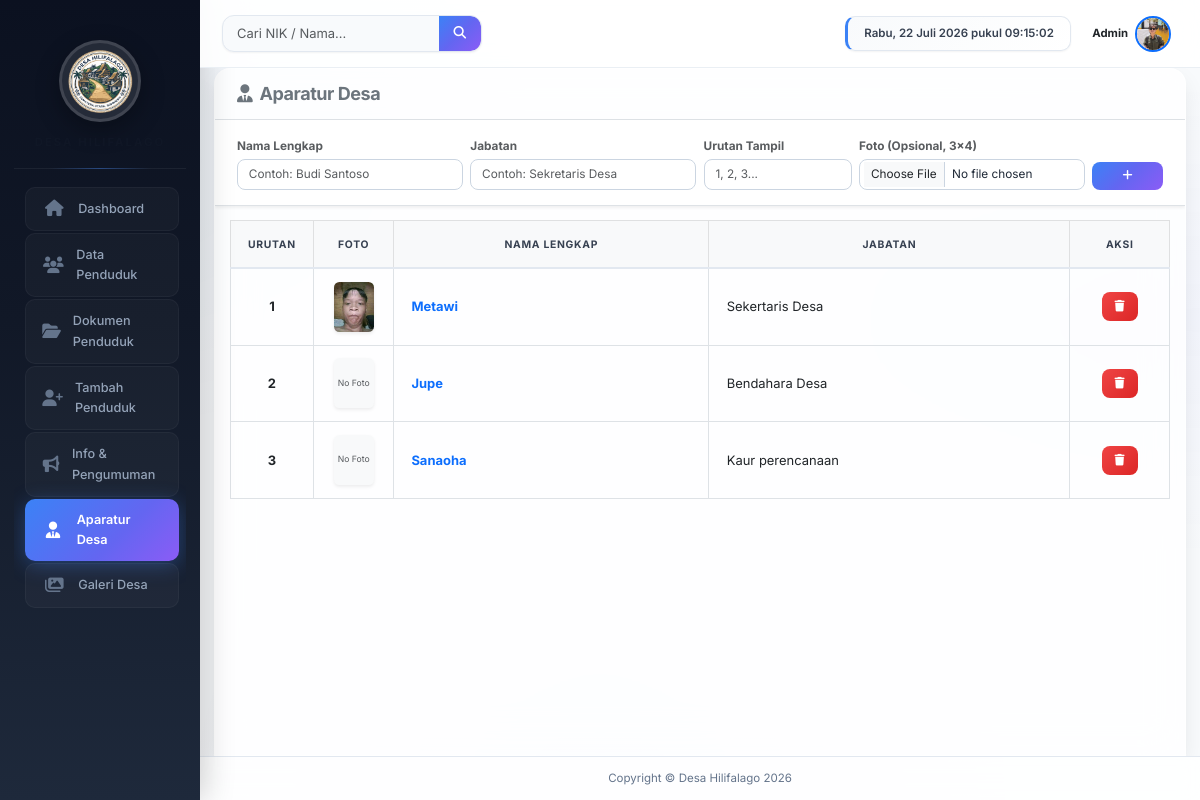
Page /aparatur.php (signed in) on the committed database.
### tables this page shows
CREATE TABLE `aparatur_desa` (
  `id_aparatur` int(11) NOT NULL,
  `nama` varchar(100) DEFAULT NULL,
  `jabatan` varchar(100) DEFAULT NULL,
  `foto` varchar(255) DEFAULT NULL,
  `urutan` int(11) DEFAULT NULL
);

### aparatur.php (the view, shortened to what this page needs)
<?php
require_once 'koneksi.php';
$stmt = $pdo->query("SELECT * FROM aparatur_desa ORDER BY urutan ASC, id_aparatur DESC");
$data_aparatur = $stmt->fetchAll();
?>
<!DOCTYPE html>
<html lang="id">
<head>
    <link href="https://cdn.jsdelivr.net/npm/bootstrap@5.3.0/dist/css/bootstrap.min.css" rel="stylesheet">
    <link rel="stylesheet" href="https://cdnjs.cloudflare.com/ajax/libs/font-awesome/6.4.0/css/all.min.css">
    <link rel="stylesheet" href="style.css?v=<?= time() ?>">
</head>
<body>
    <div class="container-fluid p-0">
        <div class="row g-0">
            <?php include 'sidebar.php'; ?>
            <div class="col-md-9 col-lg-10 d-flex flex-column" style="height: 100vh; overflow-x: hidden;">
                <?php include 'topbar.php'; ?>
                <div class="flex-grow-1 d-flex flex-column" style="overflow: hidden;">
                    <div class="pt-0 pb-0 px-3 d-flex flex-column flex-grow-1" style="overflow: hidden;">
                        <div class="card shadow-sm glass-card border-0 mb-0 mt-0 flex-grow-1 d-flex flex-column" style="max-height: 100%; overflow: hidden; border-bottom-left-radius: 0 !important; border-bottom-right-radius: 0 !important;">
                            <div class="card-header bg-transparent border-bottom pt-3 px-4 pb-3 d-flex justify-content-between align-items-center">
                                <h5 class="fw-bold text-secondary mb-0"><i class="fa-solid fa-user-tie me-2"></i>Aparatur Desa</h5>
                            </div>
                            <div class="bg-white px-4 py-3 border-bottom shadow-sm" style="z-index: 1020;">
                                <form method="POST" enctype="multipart/form-data" class="row g-2 align-items-end">
                                    <div class="col-md-3">
                                        <label class="form-label small fw-bold text-muted mb-1">Nama Lengkap</label>
                                        <input type="text" name="nama" class="form-control form-control-sm" placeholder="Contoh: Budi Santoso" required>
                                    </div>
                                    <div class="col-md-3">
                                        <label class="form-label small fw-bold text-muted mb-1">Jabatan</label>
                                        <input type="text" name="jabatan" class="form-control form-control-sm" placeholder="Contoh: Sekretaris Desa" required>
                                    </div>
                                    <div class="col-md-2">
                                        <label class="form-label small fw-bold text-muted mb-1">Urutan Tampil</label>
                                        <input type="number" name="urutan" class="form-control form-control-sm" placeholder="1, 2, 3..." required>
                                    </div>
                                    <div class="col-md-3">
                                        <label class="form-label small fw-bold text-muted mb-1">Foto (Opsional, 3x4)</label>
                                        <input type="file" name="foto_aparatur" class="form-control form-control-sm" accept="image/jpeg, image/png, image/webp">
                                    </div>
                                    <div class="col-md-1">
                                        <button type="submit" class="btn btn-primary btn-sm w-100 fw-bold"><i class="fa-solid fa-plus"></i></button>
                                    </div>
                                </form>
                            </div>
                            <div class="card-body p-3" style="overflow-y: auto; -webkit-overflow-scrolling: touch;">
                                <div class="table-responsive m-0">
                                    <table class="table table-hover table-bordered align-middle mb-0">
                                        <thead class="table-light text-center">
                                            <tr>
                                                <th style="width: 60px;">Urutan</th>
                                                <th style="width: 80px;">Foto</th>
                                                <th>Nama Lengkap</th>
                                                <th>Jabatan</th>
                                                <th style="width: 100px;">Aksi</th>
                                            </tr>
                                        </thead>
                                        <tbody>
                                            <?php if (count($data_aparatur) > 0): ?>
                                                <?php foreach ($data_aparatur as $row): ?>
                                                <tr>
                                                    <td class="text-center fw-bold"><?= $row['urutan'] ?></td>
                                                    <td class="text-center">
                                                        <?php if (!empty($row['foto']) && file_exists('aparatur_img/' . $row['foto'])): ?>
                                                            <img src="aparatur_img/<?= htmlspecialchars($row['foto']) ?>?t=<?= time() ?>" class="rounded shadow-sm" style="width: 40px; height: 50px; object-fit: cover;">
                                                        <?php else: ?>
                                                            <div class="rounded shadow-sm bg-light text-muted d-inline-flex align-items-center justify-content-center" style="width: 40px; height: 50px; font-size: 0.6rem;">No Foto</div>
                                                        <?php endif; ?>
                                                    </td>
                                                    <td class="fw-bold text-primary"><?= htmlspecialchars($row['nama']) ?></td>
                                                    <td><?= htmlspecialchars($row['jabatan']) ?></td>
                                                    <td class="text-center">
                                                        <button onclick="konfirmasiHapus(<?= $row['id_aparatur'] ?>)" class="btn btn-sm btn-danger border-0" title="Hapus"><i class="fa-solid fa-trash"></i></button>
                                                    </td>
                                                </tr>
                                                <?php endforeach; ?>
                                            <?php else: ?>
                                                <tr>
                                                    <td colspan="5" class="text-center text-muted py-4">Belum ada data aparatur desa.</td>
                                                </tr>
                                            <?php endif; ?>
                                        </tbody>
                                    </table>
                                </div>
                            </div>
                        </div>
                    </div>
                </div>
                <div class="mt-auto text-center small footer-marquee-official">
                    <span>Copyright &copy; Desa Hilifalago <?= date('Y') ?></span>
                </div>
            </div>
        </div>
    </div>
</body>
</html>

### rows in the picture
aparatur_desa: urutan "1", foto (picture), nama "Metawi", jabatan "Sekertaris Desa"
aparatur_desa: urutan "2", shows "No Foto", nama "Jupe", jabatan "Bendahara Desa"
aparatur_desa: urutan "3", shows "No Foto", nama "Sanaoha", jabatan "Kaur perencanaan"
